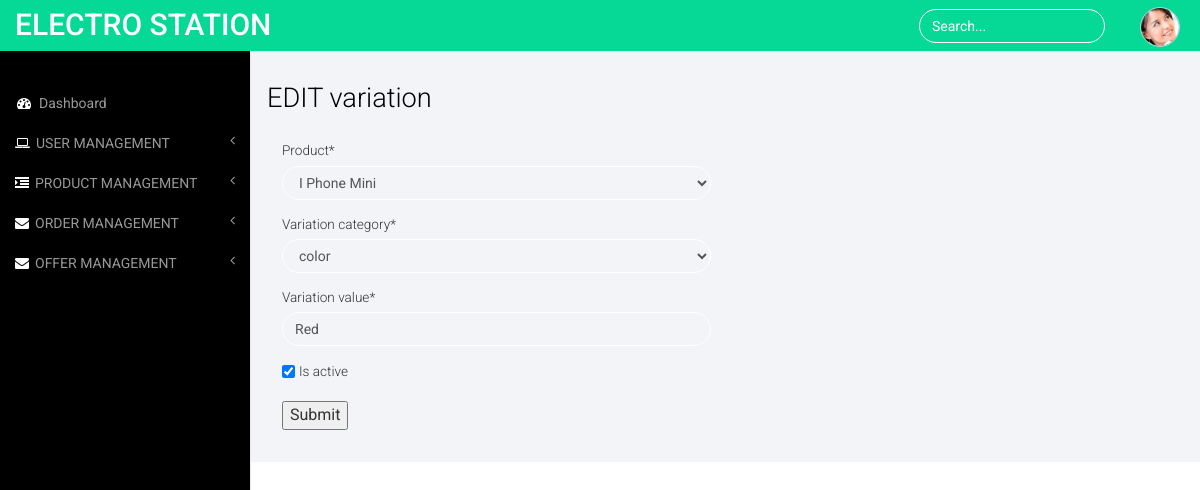
Page /edit_variation/45/ (signed in) on the committed database.
### ecomapp/models.py (models this page shows, shortened)
class Variation(models.Model):
    product =models.ForeignKey(Product, on_delete=models.CASCADE)
    variation_category=models.CharField(max_length=100,choices=variation_category_choice)
    variation_value = models.CharField(max_length=100)
    is_active=models.BooleanField(default=True)
    created_date=models.DateTimeField(auto_now=True)
    objects = VariationManager()

### ecomapp/views.py (the view)
# urls.py: path('edit_variation/<int:id>/',views.edit_variation,name='edit_variation'),
@cache_control(no_cache=True, must_revalidate=True, no_store=True)
def edit_variation(request,id):
    if request.session.has_key('is_logged'):
        vat = Variation.objects.get(id=id)
        varform = Addvariation(instance=vat)
        if request.method == 'POST':
            varform = Addvariation(request.POST,request.FILES,instance=vat)
            if varform.is_valid():
                varform.save()
                return redirect('variation_details')
        context={'varform':varform}
        return render(request,'editvariation.html',context)
    else:
        return redirect('admin_login')

### ecomapp/forms.py
class Addvariation(forms.ModelForm):
    class Meta:
        model= Variation
        fields='__all__'

### ecomapp/context_processors.py (called while the page is built)
def menu_link(request):
    links = Category.objects.all()
    return dict(links=links)

def counter(request):
    cart_count=0
    if 'admin' in request.path:
        return{}
    else:
        try:
            cart= Cart.objects.filter(cart_id=_cart_id(request))
            if request.user.is_authenticated:
                cart_items=CartItem.objects.all().filter(user=request.user)
            else:
                cart_items= CartItem.objects.all().filter(cart=cart[:1])
            for cart_item in cart_items:
                cart_count += cart_item.quantity
        except Cart.DoesNotExist:
            cart_count =0
    return dict(cart_count=cart_count)

### ecomapp/models.py (called while the page is built)
    def __str__(self):
        return self.name

### ecomapp/views.py (called while the page is built)
def _cart_id(request):
    cart= request.session.session_key
    if not cart:
        cart=request.session.create()
    return cart

### templates/editvariation.html (shortened to what this page needs)
{% load static %}
{% load crispy_forms_tags %}
<!DOCTYPE HTML>
<html>
<head>
<link href="{% static 'css/bootstrap.min.css' %}" rel='stylesheet' type='text/css' />
<link href="{% static 'css/style.css' %}" rel='stylesheet' type='text/css' />
<link href="{% static 'css/font-awesome.css' %}" rel="stylesheet">
</head>
<body>
<div id="wrapper">
        <nav class="top1 navbar navbar-default navbar-static-top" role="navigation" style="margin-bottom: 0">
            <div class="navbar-header">
                <a class="navbar-brand" href="index.html">ELECTRO STATION</a>
            </div>
            <ul class="nav navbar-nav navbar-right">
			    <li class="dropdown">
	        		<a href="#" class="dropdown-toggle avatar" data-toggle="dropdown"><img src="{% static 'images/1.png' %}" alt=""/></a>
	      		</li>
			</ul>
      <form class="navbar-form navbar-right">
        <input type="text" class="form-control" value="Search..." onfocus="this.value = '';" onblur="if (this.value == '') {this.value = 'Search...';}">
      </form>
      <div class="navbar-default sidebar" role="navigation">
          <div class="sidebar-nav navbar-collapse">
              <ul class="nav" id="side-menu">
                  <li>
                      <a href="{% url 'admin_panel' %}"><i class="fa fa-dashboard fa-fw nav_icon"></i>Dashboard</a>
                  </li>
                  <li>
                      <a href="#"><i class="fa fa-laptop nav_icon"></i>USER MANAGEMENT<span class="fa arrow"></span></a>
                  </li>
                  <li>
                    <a href="#"><i class="fa fa-indent nav_icon"></i>PRODUCT MANAGEMENT<span class="fa arrow"></span></a>
                </li>
                  <li>
                      <a href="#"><i class="fa fa-envelope nav_icon"></i>ORDER MANAGEMENT<span class="fa arrow"></span></a>
                  </li>
                  <li>
                    <a href="#"><i class="fa fa-envelope nav_icon"></i>OFFER MANAGEMENT<span class="fa arrow"></span></a>
                </li>
              </ul>
          </div>
      </div>
  </nav>
        <div id="page-wrapper">
        <div class="col-md-12 graphs">
	   <div class="xs">
  	 <h3>EDIT variation</h3>
        <div class="col-sm-6">
            <form method='POST' enctype="multipart/form-data">
                {{ varform|crispy }}
                <input type="submit">
                </form>
        </div>
   </div>
      </div>
   </div>
<link href="{% static 'css/custom.css' %}" rel="stylesheet">
</body>
</html>

### static/css/style.css (style rules this page uses)
h4, h5, h6, h1, h2, h3 { margin-top: 0; }
ul, ol { margin: 0; }
html, body { font-family: 'Roboto', sans-serif; font-size: 100%; background:#000; overflow-x: hidden; }
body a { transition:0.5s all; -webkit-transition:0.5s all; -moz-transition:0.5s all; -o-transition:0.5s all; -ms-transition:0.5s all; }
.navbar .navbar-nav li a { padding: 0 10px; line-height: 56px; position: relative; }
.navbar .navbar-nav li .dropdown-toggle.avatar img { height: 40px; -webkit-border-radius: 50em; -moz-border-radius: 50em; border-radius: 50em; border: 1px solid #c0cadd; margin-top: -4px; }
.navbar-default.sidebar { background-color: #000; font-family: 'Roboto', sans-serif; }
nav.top1.navbar.navbar-default.navbar-static-top { background-color:rgb(6, 217, 149); font-family: 'Roboto', sans-serif; }
.navbar-default .navbar-brand { color: #fff !important; font-size: 30px; font-weight: 500; }
.navbar-right { margin-right: 10px !important; }
.navbar-right li { display:inline-block; }
i.nav_icon { color: #fff; margin-right:6px; }
.sidebar ul li a { color: #999; font-size:14px; }
.form-control { background: none !important; border: 1px solid #fff !important; border-radius: 20px !important; box-shadow: none !important; }
.navbar-form.navbar-right input[type="text"] { color: #fff; }
form.navbar-form.navbar-right { margin:9px 0 0 0; }
ul.nav.navbar-nav.navbar-right { height: 51px; }
.sidebar-nav.navbar-collapse { margin: 2em 0 0 0; }
.graphs { padding: 2em 1em; background: #f2f4f8; font-family: 'Roboto', sans-serif; }
.xs h3, .widget_head { color:#000; font-size:1.7em; font-weight:300; margin-bottom: 1em; }
.radio label, .checkbox label, label { font-size: 0.85em; font-weight:300; vertical-align: middle; }

### static/css/custom.css (style rules this page uses)
#wrapper { width: 100%; }
#page-wrapper { min-height: 568px; background-color: #fff; }
@media (min-width:768px) { #page-wrapper { position: inherit; margin: 0 0 0 250px; border-left: 1px solid #e7e7e7; } }
.sidebar .sidebar-nav.navbar-collapse { padding-right: 0; padding-left: 0; }
.sidebar .arrow { float: right; }
.sidebar .fa.arrow:before { content: "\f104"; }
@media (min-width:768px) { .sidebar { z-index: 1; position: absolute; width: 250px; margin-top: 51px; } }

### rows in the picture
Variation: product "I Phone Mini", variation_category "color", variation_value "Red", is_active "☑"
